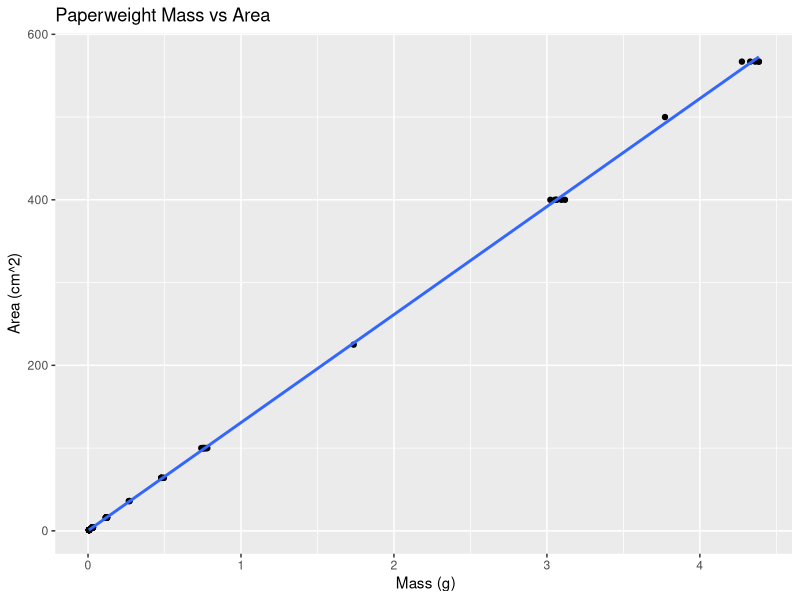
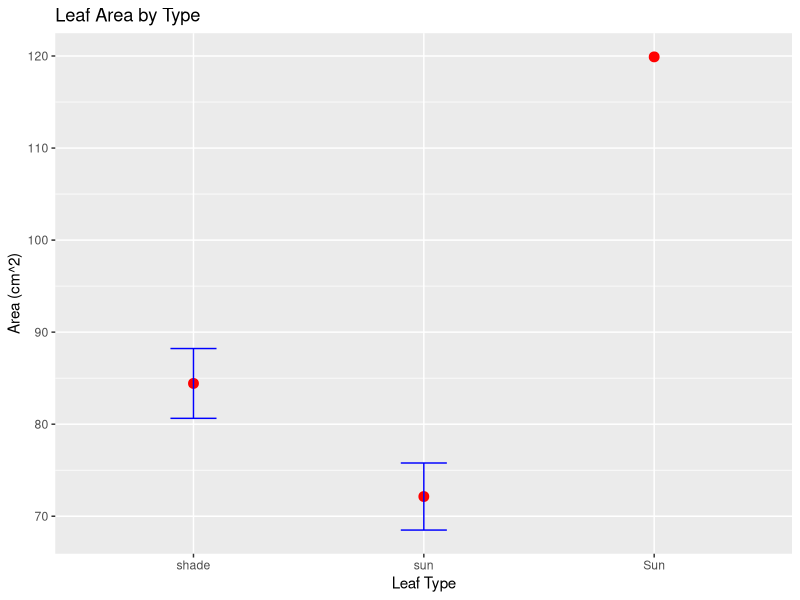
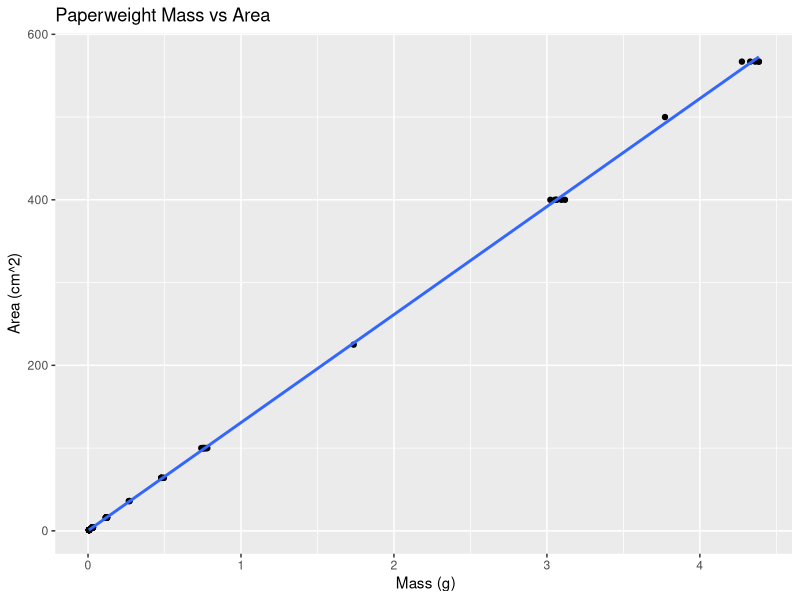
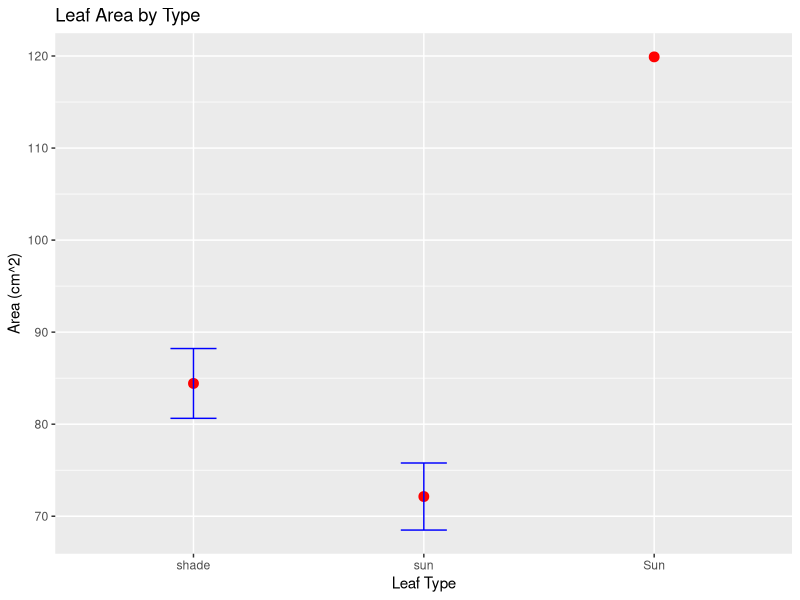

Source code (R) for these figures, in order: (Note: this script raises an error after producing the figures.)
# install packages-----
# install.packages("tidyverse")
# install.packages("skimr")
# install.packages("readxl")
# install.packages("janitor")

# load libraries from packages -----
# library(skimr)
library(readxl)
library(tidyverse)

# load the data file from the data subdirectory
reg.df <- read_excel("data/lab_2_paperweights.xlsx")

# now to look at the plot of the data
regression.plot <- reg.df |>  # the data to use called a dataframe
  ggplot(aes(x=mass_g , y=area_cm2)) + # aes is aesthetics and it is the x and y variables and x= y= does not need to be defined
  geom_point() + # adding a geometry of a point 
  geom_smooth(method="lm", se=FALSE) + # adding a geometry of a smoothed line as a linear model
  labs(title="Paperweight Mass vs Area", # add plot title
       x=" Mass (g)", # add x title label
       y="Area (cm^2)") # add y title label
regression.plot # call the plot to show

# save the regression plot ---
ggsave(regression.plot, file = "figures/regression_plot.pdf", 
       width = 4, height = 4, units = "in", dpi = 300)

# The linear model or linear regression ------
# now to get the formula of the line the is in blue
# Assuming reg.df is your data frame and linear.model is your lm object
linear.model <- lm(area_cm2 ~ mass_g, data = reg.df)  # Refit the model if necessary

# Extracting coefficients -0 the slope and intercept
coefficients <- coef(linear.model)
intercept <- coefficients[1]
slope <- coefficients[2]

# Create the line equation as a string
line_equation <- sprintf("y = %.4fx + %.4f", slope, intercept)

# Print the line equation
print(line_equation)

# now we have the linear model which allows us to transform mass into area
# y = 130.9774 (slope - how much area changes with a change in 1 unit of mass) * x + -0.0983 (y intercept)

# # # # # # # # # # # # # # # # # # # # # # # # # # # # # # # # # # # # # # # # # # # # # # # # # # # # # # # # 
# Read in leaf trace masses ------
trace.df <- read_excel("data/trace_masses.xlsx")

# now we need to use the lineaer equation above to predict the 
# unknown area from the mass of the trace

# Mutate or create a new column of leaf area -----
trace.df <- trace.df |> 
  mutate(leaf_area_cm2 = slope * trace_mass_g + intercept)

# # # # # # # # # # # # # # # # # # # # # # # # # # # # # # # # # # # # # # # # # # # # # # # # # # # # # # # # 
# Graph Leaf Areas -----
leaf_area.plot <- trace.df |> 
  ggplot(aes(x= leaf_type , y = leaf_area_cm2))+
  stat_summary(
    fun = mean, 
    geom = "point", 
    size = 3,    
    color = "red"
  ) +
  stat_summary( # Calculate and plot error bars for mean and SE
    fun.data = mean_se, 
    geom = "errorbar",  
    width = 0.2, 
    color = "blue"
  ) +
  labs(
    title = "Leaf Area by Type",
    x = "Leaf Type",
    y = "Area (cm^2)"
  )
leaf_area.plot

# save the regression plot ---
ggsave(leaf_area.plot, file = "figures/leaf_area_plot.pdf", 
       width = 4, height = 4, units = "in", dpi = 300)

# # # # # # # # # # # # # # # # # # # # # # # # # # # # # # # # # # # # # # # # # # # # # # # # # # # # # # # # 
# Determine the mean and standard errors -----
mean_se.df <- trace.df |>
  group_by(leaf_type) |> 
  summarize(
    mean_area_cm2 = round(mean(leaf_area_cm2, na.rm = TRUE),2),
   std_err_area =  round(sd(leaf_area_cm2, na.rm = TRUE)/sqrt(n()),2)
  )

# write the file out to a tab delimited file
write_tsv(mean_se.df, file=("output/leaf_area_mean_se.tsv"))

# # # # # # # # # # # # # # # # # # # # # # # # # # # # # # # # # # # # # # # # # # # # # # # # # # # # # # # # 
# Test if means are significantly different with a T-Test ----
# Performing the t-test
t_test.model <- t.test(leaf_area_cm2 ~ leaf_type, data = trace.df)

# Viewing the results
print(t_test.model)

# # # # # # # # # # # # # # # # # # # # # # # # # # # # # # # # # # # # # # # # # # # # # # # # # # # # # # # # 
# If we wanted to visualize how our T value falls on a T Distribution we can -------
# Extract t-value and degrees of freedom
t_value <- t_test.model$statistic
df <- t_test.model$parameter

# Plotting the t-distribution
t_dist_df <- data.frame(x = seq(-4, 4, length.out = 100))
t_dist_df$y <- dt(t_dist_df$x, df)

# Assuming t_dist_df and df are already defined
# Calculate critical values for annotation
critical_left <- qt(0.025, df, lower.tail = TRUE)
critical_right <- qt(0.975, df, lower.tail = TRUE)
max_y <- max(t_dist_df$y) * 0.9  # Calculate the y-position for the annotations

ggplot(t_dist_df, aes(x = x, y = y)) +
  geom_line() +  # Plot t-distribution
  geom_vline(xintercept = critical_left, linetype = "dashed", color = "red") +
  geom_vline(xintercept = critical_right, linetype = "dashed", color = "red") +
  geom_vline(xintercept = t_value, color = "blue", linetype = "dashed") +
  annotate("text", x = critical_right + 0.2, y = max_y, 
           label = "Observation \nunlikely", hjust = 0, color = "red") +
  annotate("text", x = critical_right - 0.2, y = max_y, 
           label = "Might be \nexpected", hjust = 1, color = "blue") +
  annotate("text", x = t_value, y = max(t_dist_df$y), label = sprintf("t = %.2f", t_value), vjust = -1, color = "blue") +
  labs(title = "Visualization of t-value on t-Distribution",
       x = "t-value",
       y = "Density")

